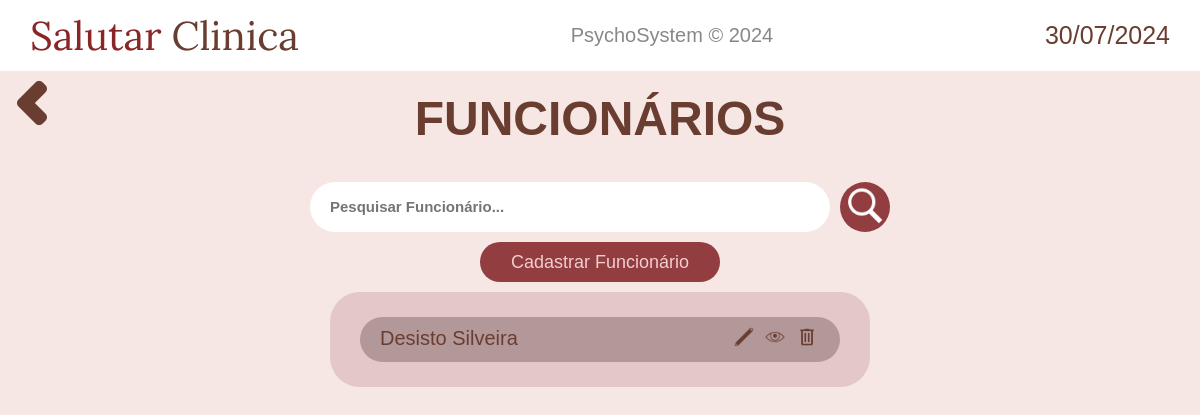
/funcionario/ (signed in), run on an earlier commit of the app's database.
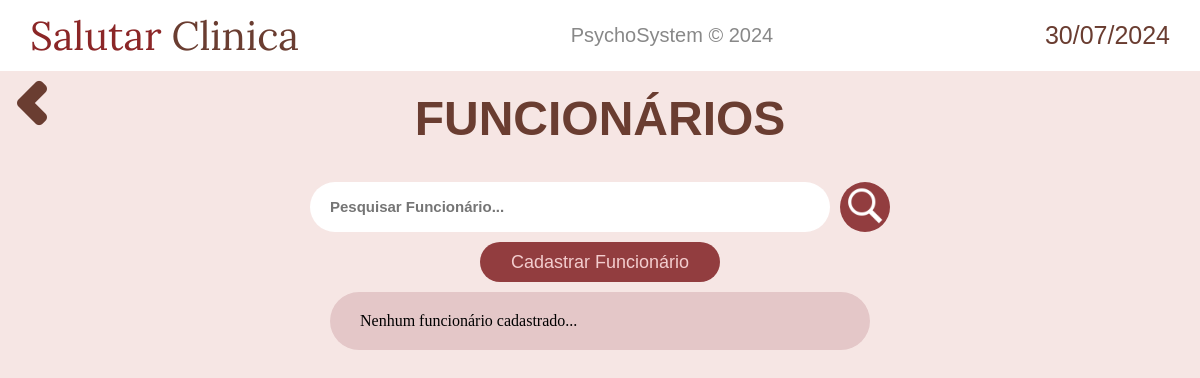
And on a later commit of the database.
### funcionario/models.py (models this page shows)
class Funcionario(models.Model):
    nome = models.CharField(max_length=50)
    cpf = models.CharField(max_length=20, unique=True)
    rg = models.CharField(max_length=20)
    num_cart_trab = models.CharField(max_length=20, verbose_name="Numero Carteira de Trabalho")
    cargo = models.CharField(max_length=20)
    telefone = models.CharField(max_length=20)
    data_nascimento = models.DateField(verbose_name="Data de Nascimento")
    rua = models.CharField(max_length=50, )
    bairro = models.CharField(max_length=50, )
    numero = models.CharField(max_length=5, )
    complemento = models.TextField(blank=True)
    cep = models.CharField(max_length=20)
    ponto_referencia = models.TextField(blank=True, verbose_name="Ponto de referência")
    data_admissao = models.DateField(null=True, verbose_name="Data da Admissão")

### funcionario/views.py (the view)
# urls.py: path('', views.display_funcionarios, name="display_funcionarios"),
@login_required(login_url='home:login')
def display_funcionarios(request):
    funcionarios = Funcionario.objects.all()
    context_ = {
        'data_atual': data_atual,
        'funcionarios': funcionarios,
    }
    return render(request, 'funcionario/display.html', context_)

### funcionario/templates/funcionario/display.html (shortened to what this page needs)
{% extends 'base.html' %}
{% load static %}
{% block content %}
<div style="display: flex;">
    <a href="{% url 'home:navegacao' %}" class="return-button"><img src="{% static 'home/imagens/chevron-left.png' %}" alt=""></a>
    <h2 class="welcome-text"><a href="{% url 'funcionario:display_funcionarios' %}">FUNCIONÁRIOS</a></h2>
</div>
<main style="flex-direction: column;">
    <form action="{% url 'funcionario:pesquisa_funcionario' %}" method="get" style="justify-content: center; display: flex;">
        <input class="pesquisar-pacientes" type="text" id="search" name="q" placeholder="Pesquisar Funcionário...">
        <button type="submit" class="pesquisar-button">
            <img src="{% static 'pacientes/imagens/pesquisar-icon.png' %}" height="40" alt="">
        </button>
    </form>
    <a class="add-paciente-button" href="{% url 'funcionario:cadastro_funcionario' %}">
        Cadastrar Funcionário
    </a>
    <div class="mostrar-pacientes-container">
        {% if funcionarios %}
        {% for funcionario in funcionarios %}
            <div class="paciente-exibido">
                <h4 style="font-weight: 500;">{{ funcionario.nome }}</h4>
                <div class="icones-paciente">
                    <a href="{% url 'funcionario:edicao_funcionario' funcionario.id %}" style="margin: 0 3px;">
                        <img height="20" src="{% static 'pacientes/imagens/editar-icon.png' %}" alt="">
                    </a>
                    <a href="{% url 'funcionario:visualizacao_funcionario' funcionario.id %}" style="margin: 0 3px;">
                        <img height="20" src="{% static 'pacientes/imagens/ver-icon.png' %}" alt="">
                    </a>
                    <a href="#" class="opcao-deletar" style="margin: 0 3px;" data-modal-id="modal-{{ funcionario.id }}">
                        <img height="20" src="{% static 'pacientes/imagens/excluir-icon.png' %}" alt="">
                    </a>
                </div>
            </div>
        {% endfor %}
        {% else %}
            <h4 style="font-weight: 500;">Nenhum funcionário cadastrado...</h4>
        {% endif %}
    </div>
</main>
{% endblock content %}

What changed in the data, as far as the page shows it:
removed Funcionario: nome "Desisto Silveira"
Also different on the page:
text now shown: "Nenhum funcionário cadastrado..."
